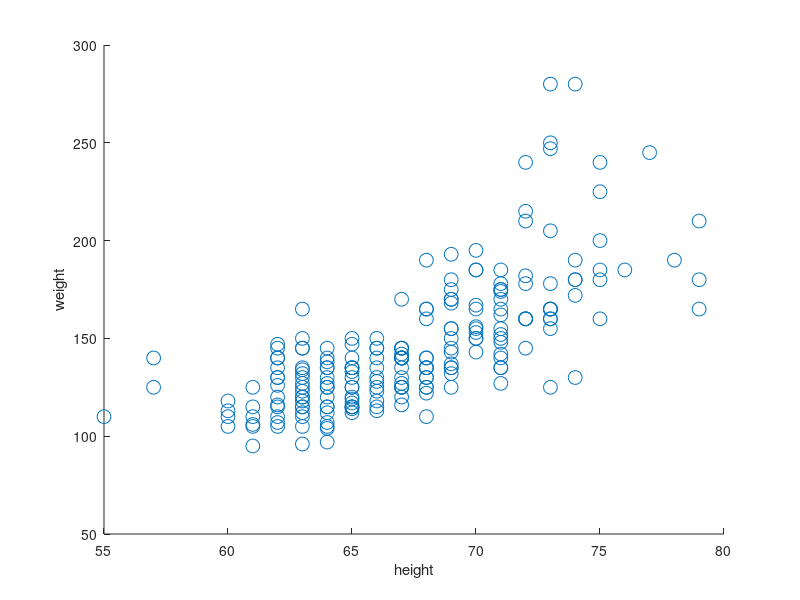

This chart was generated by the following MATLAB code: (Note: this script raises an error after producing the figure.)
%% Gauss Height Weight Demo in 2d
%
%%
rawdata = dlmread('heightWeightDataSimple.txt'); % comma delimited file
data.Y = rawdata(:,1); % 1=male, 2=female
data.X = [rawdata(:,2) rawdata(:,3)]; % height, weight
maleNdx = find(data.Y == 1);
femaleNdx = find(data.Y == 2);
classNdx = {maleNdx, femaleNdx};

% Raw data
figure;
h=scatter(data.X(:,1), data.X(:,2), 100, 'o');
xlabel('height'); ylabel('weight')
printPmtkFigure('heightWeightScatterNoLabels')
   
% Color coded by class
figure;
colors = 'br';
sym = 'xo';
for c=1:2
  str = sprintf('%s%s', sym(c), colors(c));
  X = data.X(classNdx{c},:);
  h=scatter(X(:,1), X(:,2), 100, str); %set(h, 'markersize', 10);
  hold on;
end
xlabel('height'); ylabel('weight')
title('red = female, blue=male');
printPmtkFigure('heightWeightScatter')

% Superimpose Gaussian fits
for c=1:2
  X = data.X(classNdx{c},:);
  mu = mean(X); Sigma = cov(X);
  gaussPlot2d(mu, Sigma, 'color', colors(c));
end
printPmtkFigure('heightWeightScatterCov')

 
